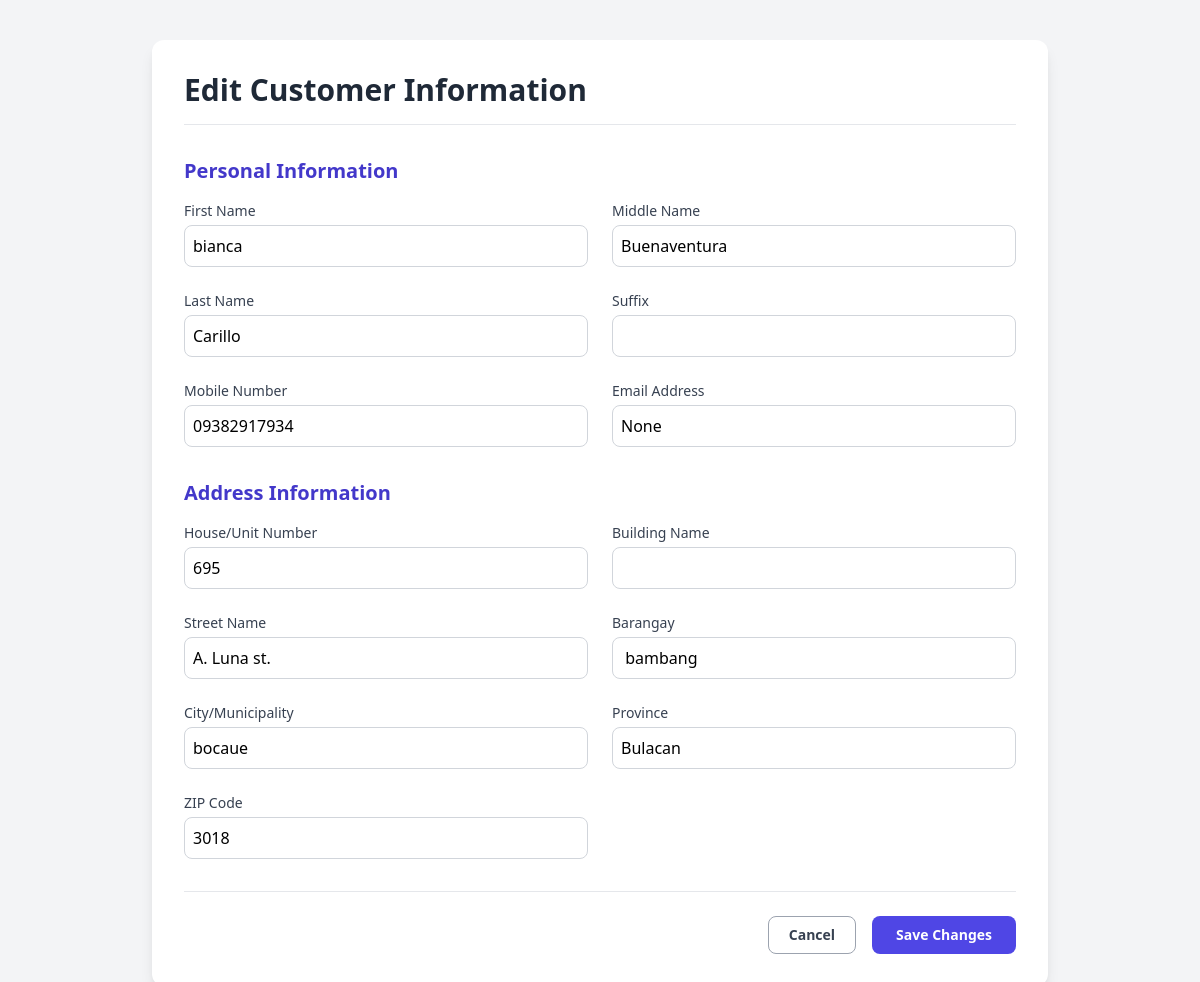
Page /edit-customer/3/ on the committed database.
### webapp/models.py (models this page shows, shortened)
class Users(models.Model):
    UserID = models.AutoField(primary_key=True)
    name = models.OneToOneField(UserName, on_delete=models.CASCADE, related_name='user', null=True, blank=True)
    address = models.OneToOneField(UserAddress, on_delete=models.CASCADE, related_name='user', null=True, blank=True)
    Customer_Mobile_Number = models.CharField(max_length=20, blank=True, null=True)
    email = models.EmailField(max_length=254, blank=True, null=True)  # <-- Added field
    created_at = models.DateTimeField(auto_now_add=True)
    updated_at = models.DateTimeField(auto_now=True)
    class Meta:
        db_table = 'webapp_users'
        managed = True

class UserName(models.Model):
    first_name = models.CharField(max_length=50)
    middle_name = models.CharField(max_length=50, blank=True, null=True)
    suffix = models.CharField(max_length=20, blank=True, null=True)
    last_name = models.CharField(max_length=50)
    class Meta:
        db_table = 'user_name'

class UserAddress(models.Model):
    house_unit_number = models.CharField(max_length=50, blank=True, null=True)
    building_name = models.CharField(max_length=100, blank=True, null=True)
    street_name = models.CharField(max_length=100, blank=True, null=True)
    barangay = models.CharField(max_length=100, blank=True, null=True)
    city_municipality = models.CharField(max_length=100, blank=True, null=True)
    province = models.CharField(max_length=100, blank=True, null=True)
    zip_code = models.CharField(max_length=10, blank=True, null=True)
    class Meta:
        db_table = 'user_address'

### webapp/views.py (the view, shortened to what this page needs)
# urls.py: path('edit-customer/<int:user_id>/', views.edit_customer_view, name='edit_customer'),
@require_http_methods(["GET", "POST"])
def edit_customer_view(request, user_id):
    customer = get_object_or_404(Users, UserID=user_id)
    return render(request, 'edit_customer.html', {
        'customer': customer,
    })

### webapp/templates/edit_customer.html (shortened to what this page needs)
{% load humanize %}
<!DOCTYPE html>
<html lang="en">
<head>
    <link href="https://cdn.jsdelivr.net/npm/tailwindcss@2.2.19/dist/tailwind.min.css" rel="stylesheet">
    <link href="https://cdnjs.cloudflare.com/ajax/libs/font-awesome/5.15.3/css/all.min.css" rel="stylesheet">
</head>
<body class="bg-gray-100">
    <div class="min-h-screen flex items-center justify-center py-10 px-4">
        <div class="w-full max-w-4xl bg-white rounded-xl shadow-lg p-8 space-y-6">
            <h2 class="text-3xl font-bold text-gray-800 border-b pb-4">Edit Customer Information</h2>
            <form method="POST" class="space-y-8">
                <div>
                    <h3 class="text-xl font-semibold text-indigo-700 mb-4">Personal Information</h3>
                    <div class="grid grid-cols-1 md:grid-cols-2 gap-6">
                        <div>
                            <label class="block text-sm font-medium text-gray-700">First Name</label>
                            <input type="text" name="first_name" value="{{ customer.name.first_name }}" required
                                   class="mt-1 block w-full rounded-lg border border-gray-300 p-2 focus:ring-indigo-500 focus:border-indigo-500">
                        </div>
                        <div>
                            <label class="block text-sm font-medium text-gray-700">Middle Name</label>
                            <input type="text" name="middle_name" value="{{ customer.name.middle_name }}"
                                   class="mt-1 block w-full rounded-lg border border-gray-300 p-2 focus:ring-indigo-500 focus:border-indigo-500">
                        </div>
                        <div>
                            <label class="block text-sm font-medium text-gray-700">Last Name</label>
                            <input type="text" name="last_name" value="{{ customer.name.last_name }}" required
                                   class="mt-1 block w-full rounded-lg border border-gray-300 p-2 focus:ring-indigo-500 focus:border-indigo-500">
                        </div>
                        <div>
                            <label class="block text-sm font-medium text-gray-700">Suffix</label><input type="text" name="suffix" value="{{ customer.name.suffix|default_if_none:'' }}"
       class="mt-1 block w-full rounded-lg border border-gray-300 p-2 focus:ring-indigo-500 focus:border-indigo-500">
                        </div>
                        <div>
                            <label class="block text-sm font-medium text-gray-700">Mobile Number</label>
                            <input type="text" name="customer_mobile_number" value="{{ customer.Customer_Mobile_Number }}"
                                   class="mt-1 block w-full rounded-lg border border-gray-300 p-2 focus:ring-indigo-500 focus:border-indigo-500">
                        </div>
                        <div>
                            <label class="block text-sm font-medium text-gray-700">Email Address</label>
                            <input type="email" name="email" value="{{ customer.email }}"
                                   class="mt-1 block w-full rounded-lg border border-gray-300 p-2 focus:ring-indigo-500 focus:border-indigo-500">
                        </div>
                    </div>
                </div>
                <div>
                    <h3 class="text-xl font-semibold text-indigo-700 mb-4">Address Information</h3>
                    <div class="grid grid-cols-1 md:grid-cols-2 gap-6">
                        <div>
                            <label class="block text-sm font-medium text-gray-700">House/Unit Number</label>
                            <input type="text" name="house_unit_number" value="{{ customer.address.house_unit_number }}" required
                                   class="mt-1 block w-full rounded-lg border border-gray-300 p-2 focus:ring-indigo-500 focus:border-indigo-500">
                        </div>
                        <div>
                            <label class="block text-sm font-medium text-gray-700">Building Name</label>
                            <input type="text" name="building_name" value="{{ customer.address.building_name }}"
                                   class="mt-1 block w-full rounded-lg border border-gray-300 p-2 focus:ring-indigo-500 focus:border-indigo-500">
                        </div>
                        <div>
                            <label class="block text-sm font-medium text-gray-700">Street Name</label>
                            <input type="text" name="street_name" value="{{ customer.address.street_name }}" required
                                   class="mt-1 block w-full rounded-lg border border-gray-300 p-2 focus:ring-indigo-500 focus:border-indigo-500">
                        </div>
                        <div>
                            <label class="block text-sm font-medium text-gray-700">Barangay</label>
                            <input type="text" name="barangay" value="{{ customer.address.barangay }}" required
                                   class="mt-1 block w-full rounded-lg border border-gray-300 p-2 focus:ring-indigo-500 focus:border-indigo-500">
                        </div>
                        <div>
                            <label class="block text-sm font-medium text-gray-700">City/Municipality</label>
                            <input type="text" name="city_municipality" value="{{ customer.address.city_municipality }}" required
                                   class="mt-1 block w-full rounded-lg border border-gray-300 p-2 focus:ring-indigo-500 focus:border-indigo-500">
                        </div>
                        <div>
                            <label class="block text-sm font-medium text-gray-700">Province</label>
                            <input type="text" name="province" value="{{ customer.address.province }}" required
                                   class="mt-1 block w-full rounded-lg border border-gray-300 p-2 focus:ring-indigo-500 focus:border-indigo-500">
                        </div>
                        <div>
                            <label class="block text-sm font-medium text-gray-700">ZIP Code</label>
                            <input type="text" name="zip_code" value="{{ customer.address.zip_code }}" required
                                   class="mt-1 block w-full rounded-lg border border-gray-300 p-2 focus:ring-indigo-500 focus:border-indigo-500">
                        </div>
                    </div>
                </div>
                <div class="flex justify-end space-x-4 pt-6 border-t">
                    <a href="{% url 'user_account' %}"
                       class="px-5 py-2 border border-gray-400 rounded-lg text-sm font-semibold text-gray-700 bg-white hover:bg-gray-100">
                        Cancel
                    </a>
                    <button type="submit"
                            class="px-6 py-2 rounded-lg text-sm font-semibold text-white bg-indigo-600 hover:bg-indigo-700">
                        Save Changes
                    </button>
                </div>
            </form>
        </div>
    </div>
</body>
</html>

### rows in the picture
Users: first_name "bianca", middle_name "Buenaventura", last_name "Carillo", customer_mobile_number "09382917934", email "None", house_unit_number "695", street_name "A. Luna st.", barangay "bambang", city_municipality "bocaue", province "Bulacan", zip_code "3018"
